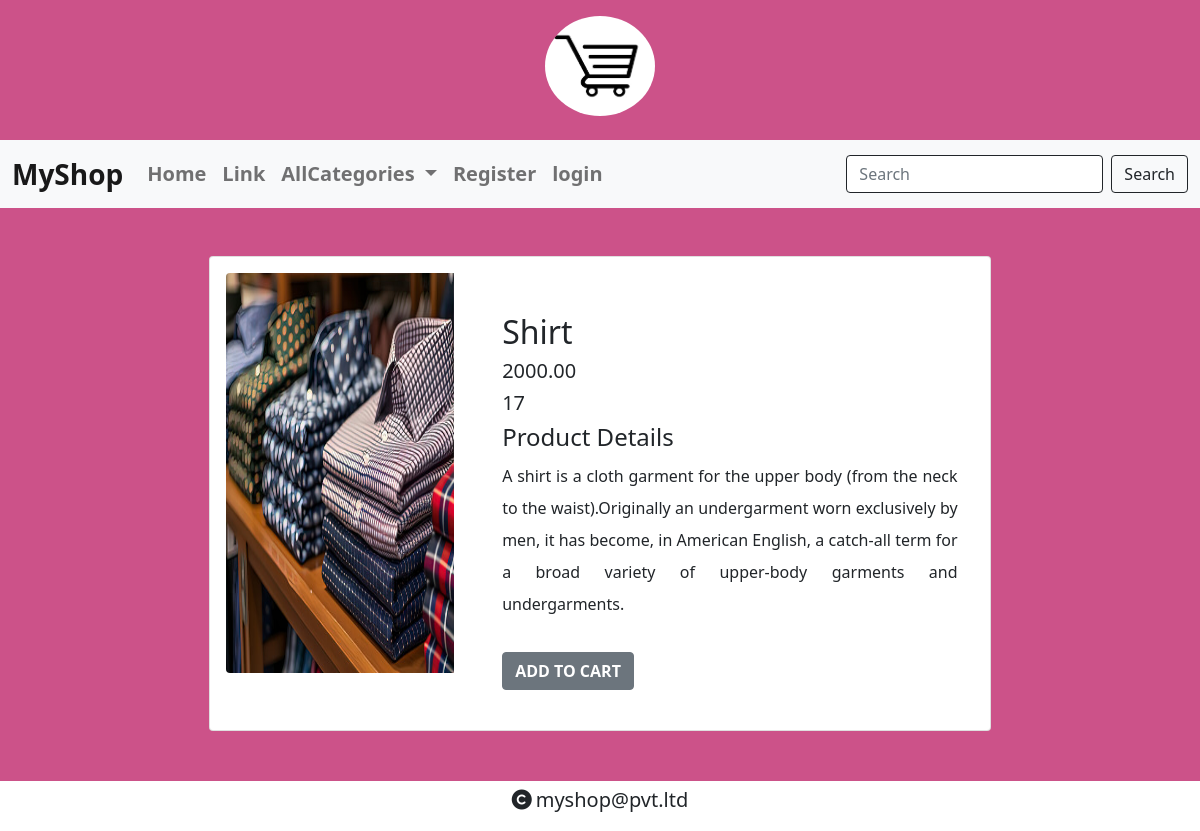
/details/4, run on the app's committed database.
### shop/models.py (models this page shows, shortened)
class Product(models.Model):
    name=models.CharField(max_length=20)
    desc=models.TextField()
    image=models.ImageField(upload_to="products")
    price=models.DecimalField(max_digits=10,decimal_places=2)
    stock=models.IntegerField()
    available=models.BooleanField(default=True)
    created=models.DateTimeField(auto_now_add=True) #one time
    updated=models.DateTimeField(auto_now=True) #change every time we update record
    category=models.ForeignKey(Category,on_delete=models.CASCADE)

### shop/views.py (the view)
# urls.py: path('details/<int:p>',views.productdetails,name='details'),
def productdetails(request,p):
    pro=Product.objects.get(id=p)
    context={'product':pro}
    return render(request,'detail.html',context)

### cart/context_processors.py (called while the page is built, shortened)
def count_items(request):
    u=request.user
    count=0
    return {'c':count}

### shop/context_processors.py (called while the page is built)
def menu_links(request):
    c=Category.objects.all()
    return {'links':c}  #we can use this data globally across all web pages inside our app

### templates/detail.html
{% extends 'base.html' %}
{% load static %}
{% block content %}
<div class="container mt-5" style="margin-bottom:100px;">
    <div class="card mb-3 mx-auto" style="max-width:70%;">
  <div class="row g-0">
    <div class="col-md-4 p-3">
      <img src="{{product.image.url}}" class="rounded-start" height="400px" width="100%" alt="...">
    </div>
    <div class="col-md-8 mt-4 p-3">
      <div class="card-body">
        <h2 class="card-title">{{product.name}}</h2>
        <h5>{{product.price}}</h5>
        <h5>{{product.stock}}</h5>
        <h4>Product Details</h4>
        <p class="card-text" style="line-height:2;text-align:justify">{{product.desc}}</p>
          {% if user.is_superuser == True %}
            {% if product.stock > 0 %}
          <h5>Product In stock</h5>
           <a href="{% url 'shop:addstock' product.id %}" class="btn btn-secondary fw-bold mt-3 mb-2 text-center">ADD STOCK</a>
          {% else %}
          <h5>Product Out of stock</h5>
           <a href="{% url 'shop:addstock' product.id %}" class="btn btn-secondary fw-bold mt-3 mb-2 text-center">ADD STOCK</a>
          {% endif %}
          {% else %}
          {% if product.stock > 0 %}
          <a href="{% url 'cart:addtocart' product.id %}" class="btn btn-secondary fw-bold mt-3 mb-2 text-center">ADD TO CART</a>
          {% else %}
          <h5>Product Out of stock</h5>
          {% endif %}
          {% endif %}
      </div>
    </div>
  </div>
</div>
</div>
{% endblock %}

### static/css/style.css (style rules this page uses)
body { background-color:#cc5289; }

### data on the page
Product: image (picture), name "Shirt", price "2000.00", stock "17", desc "A shirt is a cloth garment for the upper body (from the neck to the waist).Originally an undergarment worn exclusively by men, it has become, in American English, a catch-all term for a broad variety of upper-body garments and undergarments."
